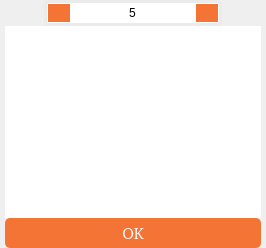
                  <widget class="QWidget" name="page_22">
                   <layout class="QVBoxLayout" name="verticalLayout_34">
                    <property name="spacing">
                     <number>0</number>
                    </property>
                    <property name="leftMargin">
                     <number>0</number>
                    </property>
                    <property name="topMargin">
                     <number>0</number>
                    </property>
                    <property name="rightMargin">
                     <number>0</number>
                    </property>
                    <property name="bottomMargin">
                     <number>0</number>
                    </property>
                    <item>
                     <widget class="QFrame" name="frame_38">
                      <property name="frameShape">
                       <enum>QFrame::NoFrame</enum>
                      </property>
                      <property name="frameShadow">
                       <enum>QFrame::Raised</enum>
                      </property>
                      <layout class="QVBoxLayout" name="verticalLayout_35">
                       <property name="spacing">
                        <number>0</number>
                       </property>
                       <property name="leftMargin">
                        <number>5</number>
                       </property>
                       <property name="topMargin">
                        <number>0</number>
                       </property>
                       <property name="rightMargin">
                        <number>5</number>
                       </property>
                       <property name="bottomMargin">
                        <number>0</number>
                       </property>
                       <item alignment="Qt::AlignHCenter">
                        <widget class="QSpinBox" name="spinBox">
                         <property name="minimumSize">
                          <size>
                           <width>156</width>
                           <height>26</height>
                          </size>
                         </property>
                         <property name="styleSheet">
                          <string notr="true">QSpinBox {
	 border: 3px solid rgb(235, 235, 235);
	 border-radius: 5px;
	 background-color: white;
	 min-height: 20px; 
	min-width: 150px; 
}

QSpinBox::down-button { 
	subcontrol-origin: border;
	subcontrol-position: left;
	background-color: rgb(243, 116, 53);
	width: 20px;
	position: absolute;
	bottom: 4px;
	left: 4px;
	top: 4px;
	padding: 1px;
}

QSpinBox::down-arrow{
	border-image: url(:/plugins/StaraMaps/menor.png);
}

QSpinBox::up-button{
	subcontrol-origin: border;
	subcontrol-position: top right;
	background-color:  rgb(243, 116, 53);
	width: 20px;
	position: absolute;
	bottom: 4px;
	right: 4px;
	top: 4px;
	padding: 1px;
}

QSpinBox::up-arrow{
	border-image: url(:/plugins/StaraMaps/maior-que.png);
}



</string>
                         </property>
                         <property name="alignment">
                          <set>Qt::AlignCenter</set>
                         </property>
                         <property name="minimum">
                          <number>3</number>
                         </property>
                         <property name="maximum">
                          <number>10</number>
                         </property>
                         <property name="value">
                          <number>5</number>
                         </property>
                        </widget>
                       </item>
                       <item alignment="Qt::AlignVCenter">
                        <widget class="QListWidget" name="listWidget">
                         <property name="styleSheet">
                          <string notr="true">QScrollBar:vertical {
            border: 0px solid #999999;
			border-radius: 2px;
            background-color: rgb(230, 230, 230);
            width:8px;    
            margin: 0px 0px 0px 3px;
        }
QScrollBar::handle:vertical {         
            min-height: 0px;
            border: 0px solid red;
            border-radius: 2px;
            background-color: rgb(243, 116, 53);
        }
QScrollBar::add-line:vertical {       
            height: 0px;
            subcontrol-position: bottom;
            subcontrol-origin: margin;
        }
QScrollBar::sub-line:vertical {
            height: 0 px;
            subcontrol-position: top;
            subcontrol-origin: margin;
        }</string>
                         </property>
                         <property name="frameShape">
                          <enum>QFrame::NoFrame</enum>
                         </property>
                        </widget>
                       </item>
                       <item>
                        <widget class="QPushButton" name="addPushButton">
                         <property name="minimumSize">
                          <size>
                           <width>120</width>
                           <height>30</height>
                          </size>
                         </property>
                         <property name="font">
                          <font>
                           <family>:/plugins/StaraMaps/Roboto-Regular.ttf</family>
                           <pointsize>12</pointsize>
                           <weight>50</weight>
                           <italic>false</italic>
                           <bold>false</bold>
                          </font>
                         </property>
                         <property name="styleSheet">
                          <string notr="true">QPushButton{
	background-color: rgb(243, 116, 53);
	border: none;	
	color: rgb(250, 250, 250);
	border-radius: 5px;
	font: 12pt url(:/plugins/StaraMaps/Roboto-Regular.ttf);
}

QPushButton::hover{
	background-color: rgb(233, 106, 43);
}

QPushButton::pressed{
	background-color: rgb(223, 96, 33);
}</string>
                         </property>
                         <property name="text">
                          <string>OK</string>
                         </property>
                        </widget>
                       </item>
                      </layout>
                     </widget>
                    </item>
                   </layout>
                  </widget>
